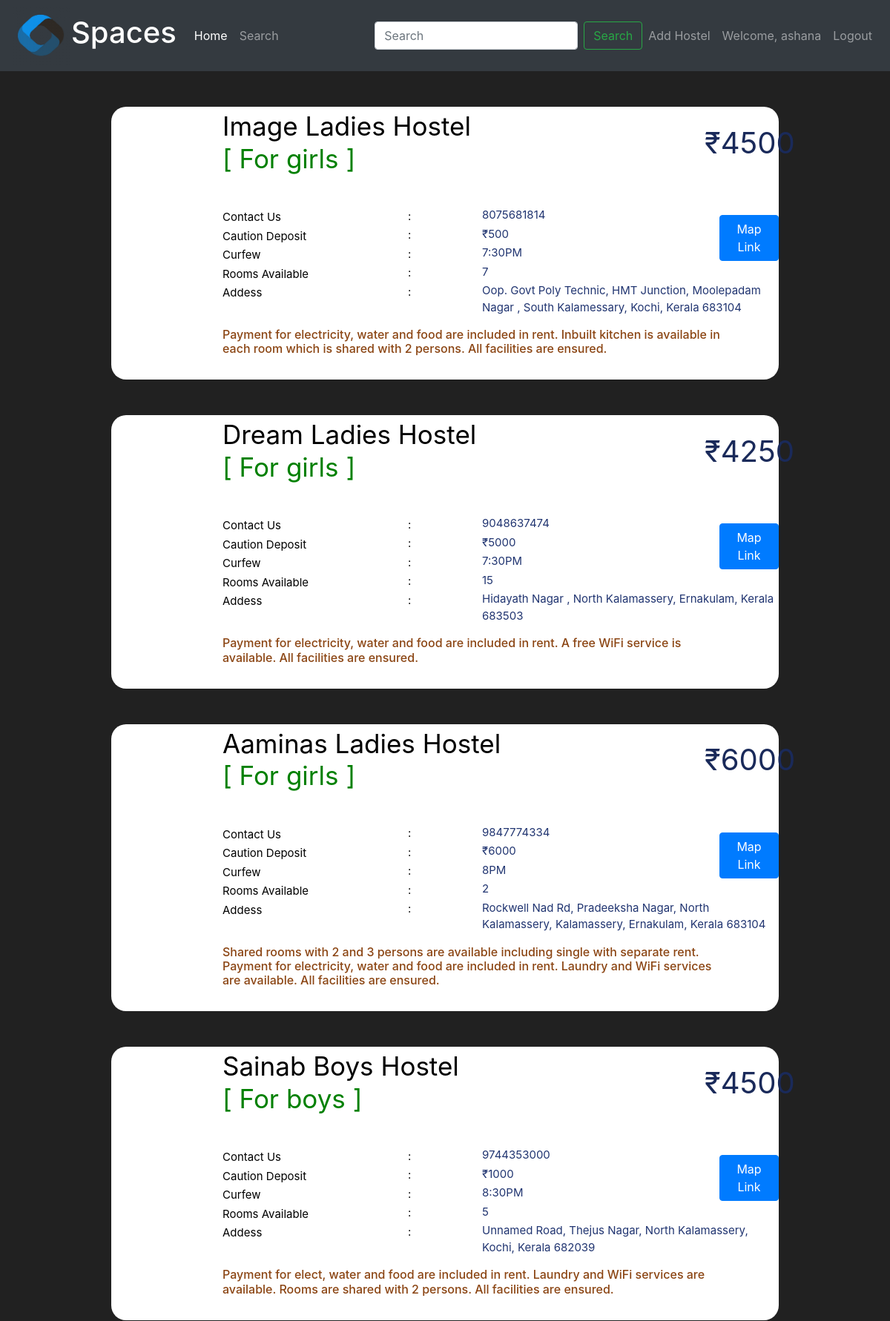
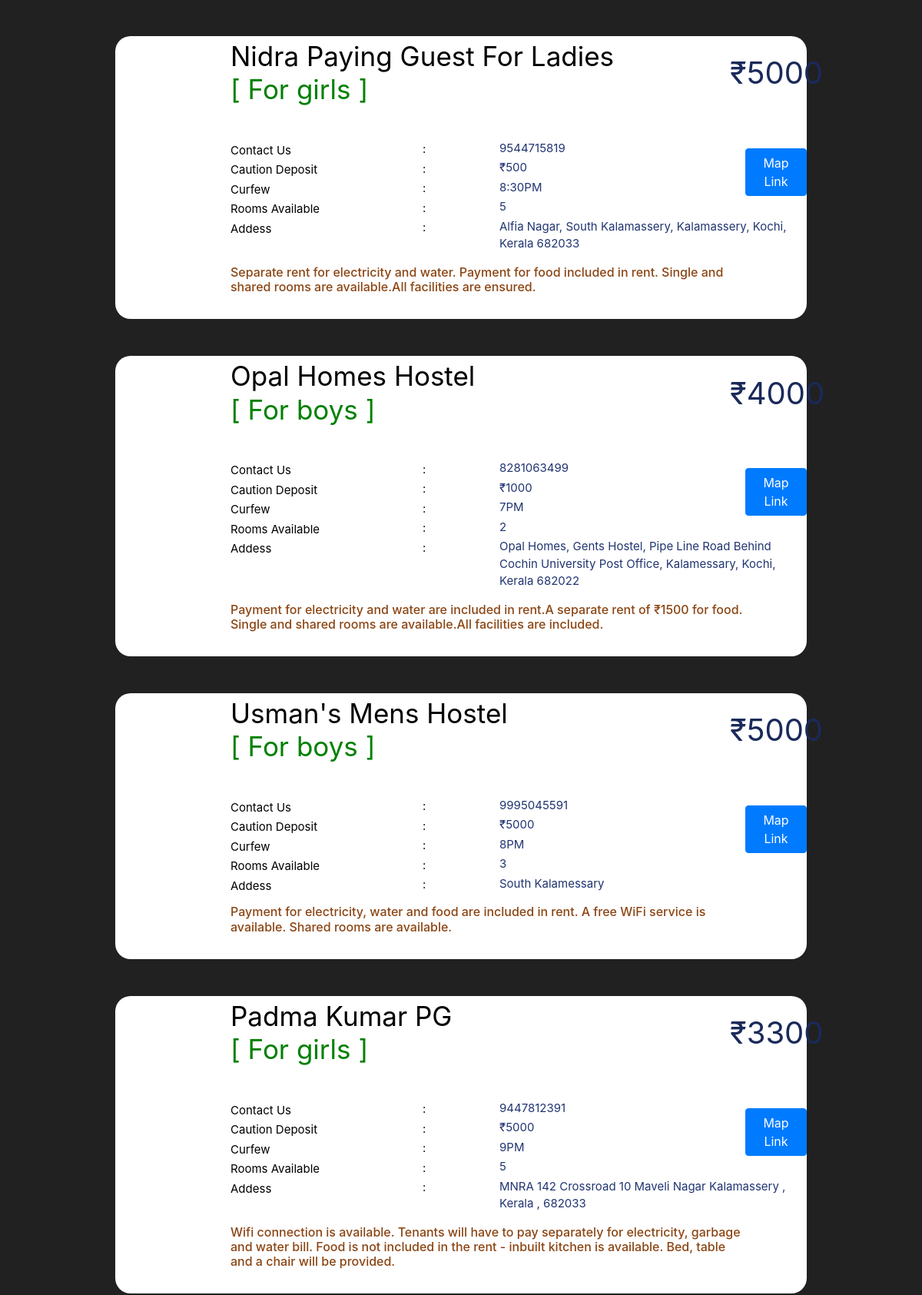
Page /search (signed in, upper part) on the committed database (2 pictures, top to bottom).
### market/models.py (models this page shows, shortened)
class User(db.Model, UserMixin):
    id = db.Column(db.Integer(), primary_key=True)
    username = db.Column(db.String(length=30), nullable=False, unique=True)
    email_address = db.Column(db.String(length=50), nullable=False, unique=True)
    password_hash = db.Column(db.String(length=60), nullable=False)
    hostel = db.relationship('Hostels', backref='owned_user', lazy=True)
    @property
    def password(self):
        return self.password

class Hostels(db.Model):
    id = db.Column(db.Integer(), primary_key=True)
    hs_name = db.Column(db.String(length=30), nullable=False, unique=True)
    hs_address = db.Column(db.String(length=1024), nullable=False, unique=True)
    hs_contact = db.Column(db.Integer(), nullable=False)
    hs_rent = db.Column(db.Integer(), nullable=False)
    hs_description = db.Column(db.String(length=1024), nullable=False)
    rooms = db.Column(db.Integer(), nullable=False)
    caution = db.Column(db.Integer(), nullable=False)
    curfew = db.Column(db.String(length=30), nullable=False)
    maps_link = db.Column(db.String(length=1024), nullable=True, unique=True)
    type = db.Column(db.String(length=30), nullable=False)
    owner = db.Column(db.Integer(), db.ForeignKey('user.id'))

### market/routes.py (the view)
@app.route('/search', methods=['GET', 'POST'])
@login_required
def search_page():
    hostels = Hostels.query.all()
    return render_template('search.html', hostels=hostels)

### market/models.py (called while the page is built)
@login_manager.user_loader
def load_user(user_id):
    return User.query.get(int(user_id))

### market/templates/search.html (shortened to what this page needs)
<!doctype html>
<html lang="en">
   <head>
      <link rel="stylesheet" href="https://cdn.jsdelivr.net/npm/bootstrap@4.5.3/dist/css/bootstrap.min.css">
       <link rel="stylesheet" href="https://cdnjs.cloudflare.com/ajax/libs/font-awesome/4.7.0/css/font-awesome.min.css">
   </head>
   <body>
    <nav class="navbar navbar-expand-md navbar-dark bg-dark">
        <div class = "logo">
            <img src="{{ url_for('static', filename='images/logo.png')}}">
       </div>
      <a class="navbar-brand" ><h1>Spaces</h1></a>
      <div class="collapse navbar-collapse" id="navbarNav">
        <ul class="navbar-nav mr-auto">
            <li class="nav-item active">
                <a class="nav-link" href="{{ url_for('home_page') }}">Home <span class="sr-only">(current)</span></a>
            </li>
            <li class="nav-item">
                <a class="nav-link" href="{{ url_for('search_page') }}">Search</a>
            </li>
        </ul>
          {% if current_user.is_authenticated %}
            <form class="form-inline" method="GET" action="{{url_for('searches')}}">
                <input class="form-control mr-sm-2" type="search" placeholder="Search" aria-label="Search" name="q">
                <button class="btn btn-outline-success my-2 my-sm-0" type="submit">Search</button>
            </form>
            <ul class="navbar-nav">
                <li class="nav-item">
                    <a class="nav-link" href="{{ url_for('add_hostel') }}">Add Hostel</a>
                </li>
                <li class="nav-item">
                    <a class="nav-link">Welcome, {{ current_user.username }}</a>
                </li>
                <li class="nav-item">
                    <a class="nav-link" href="{{ url_for('logout_page') }}">Logout</a>
                </li>
            </ul>
          {% endif %}
      </div>
    </nav>
        {% for hostel in hostels %}
            <br><br>
            <div class="hostel">
                <p id="name">{{ hostel.hs_name }}</p>
                    <p id="rent">₹{{ hostel.hs_rent }}</p>
                    <br>
                    <p id="type">[ For {{ hostel.type }} ]</p>
                    <div id="link">
                        <a href="{{ hostel.maps_link }}"><button type="button" class="btn btn-primary">Map Link</button></a>
                    </div>
                    <div class="member">
                        <p class="contact">Contact Us</p><p class="colon"> : </p><p class="result">{{ hostel.hs_contact }}</p>
                        <p class="contact">Caution Deposit</p><p class="colon"> : </p><p class="result">₹{{ hostel.caution }}</p>
                        <p class="contact">Curfew</p><p class="colon"> : </p><p class="result">{{ hostel.curfew }}</p>
                        <p class="contact">Rooms Available</p><p class="colon"> : </p><p class="result">{{ hostel.rooms }}</p>
                        <p class="contact">Addess</p><p class="colon"> : </p><p class="result">{{ hostel.hs_address }}</p>
                    </div>
                    <div class="des">
                        <h6>{{ hostel.hs_description }}</h6>
                    </div>
                    <br>
            </div>
            {% endfor %}
   </body>
</html>

### market/templates/search.html (style rules this page uses)
.logo img { float: left; width: 80px; height:80px; }
.hostel { margin-left:150px; width:75%; background-color: white; border-radius: 20px; }
#name { font-size: 35px; margin-left: 150px; color: black; }
.contact { color : black; margin-left: 100px; font-size: 15px; margin-top: -10px }
.colon { color : black; margin-left: 350px; font-size: 15px; margin-top: -40px; }
.result { color:#213571 ; margin-left: 450px; font-size: 15px; margin-top: -40px; }
.member { margin-top:-70px; margin-left:50px; }
#rent { color : #1a2a5a; margin-left: 800px; margin-top: -50px; font-size: 40px; }
#type { margin-left: 150px; color: rgb(0,128,0); margin-top:-75px; font-size: 35px; }
.des { font-size: 20px; width: 75%; margin-left: 150px; color: #8b4513 ; }
#link { margin-left: 820px; margin-top:50px; }
body { background-color: #212121; color: white }

### rows in the picture
User: username "ashana"
Hostels: hs_name "Image Ladies Hostel", hs_rent "4500", type "girls", hs_contact "8075681814", caution "500", curfew "7:30PM", rooms "7", hs_address "Oop. Govt Poly Technic, HMT Junction, Moolepadam Nagar , South Kalamessary, Kochi, Kerala 683104", hs_description "Payment for electricity, water and food are included in rent. Inbuilt kitchen is available in each room which is shared with 2 persons. All facilities are ensured."
Hostels: hs_name "Dream Ladies Hostel", hs_rent "4250", type "girls", hs_contact "9048637474", caution "5000", curfew "7:30PM", rooms "15", hs_address "Hidayath Nagar , North Kalamassery, Ernakulam, Kerala 683503", hs_description "Payment for electricity, water and food are included in rent. A free WiFi service is available. All facilities are ensured."
Hostels: hs_name "Aaminas Ladies Hostel", hs_rent "6000", type "girls", hs_contact "9847774334", caution "6000", curfew "8PM", rooms "2", hs_address "Rockwell Nad Rd, Pradeeksha Nagar, North Kalamassery, Kalamassery, Ernakulam, Kerala 683104", hs_description "Shared rooms with 2 and 3 persons are available including single with separate rent. Payment for electricity, water and food are included in rent. Laundry and WiFi services are available. All facilities are ensured."
Hostels: hs_name "Sainab Boys Hostel", hs_rent "4500", type "boys", hs_contact "9744353000", caution "1000", curfew "8:30PM", rooms "5", hs_address "Unnamed Road, Thejus Nagar, North Kalamassery, Kochi, Kerala 682039", hs_description "Payment for elect, water and food are included in rent. Laundry and WiFi services are available. Rooms are shared with 2 persons. All facilities are ensured."
Hostels: hs_name "Nidra Paying Guest For Ladies", hs_rent "5000", type "girls", hs_contact "9544715819", caution "500", curfew "8:30PM", rooms "5", hs_address "Alfia Nagar, South Kalamassery, Kalamassery, Kochi, Kerala 682033", hs_description "Separate rent for electricity and water. Payment for food included in rent. Single and shared rooms are available.All facilities are ensured."
Hostels: hs_name "Opal Homes Hostel", hs_rent "4000", type "boys", hs_contact "8281063499", caution "1000", curfew "7PM", rooms "2", hs_address "Opal Homes, Gents Hostel, Pipe Line Road Behind Cochin University Post Office, Kalamessary, Kochi, Kerala 682022", hs_description "Payment for electricity and water are included in rent.A separate rent of ₹1500 for food. Single and shared rooms are available.All facilities are included."
Hostels: hs_name "Usman's Mens Hostel", hs_rent "5000", type "boys", hs_contact "9995045591", caution "5000", curfew "8PM", rooms "3", hs_address "South Kalamessary", hs_description "Payment for electricity, water and food are included in rent. A free WiFi service is available. Shared rooms are available."
Hostels: hs_name "Padma Kumar PG", hs_rent "3300", type "girls", hs_contact "9447812391", caution "5000", curfew "9PM", rooms "5", hs_address "MNRA 142 Crossroad 10 Maveli Nagar Kalamassery , Kerala , 682033", hs_description "Wifi connection is available. Tenants will have to pay separately for electricity, garbage and water bill. Food is not included in the rent - inbuilt kitchen is available. Bed, table and a chair will be provided."
